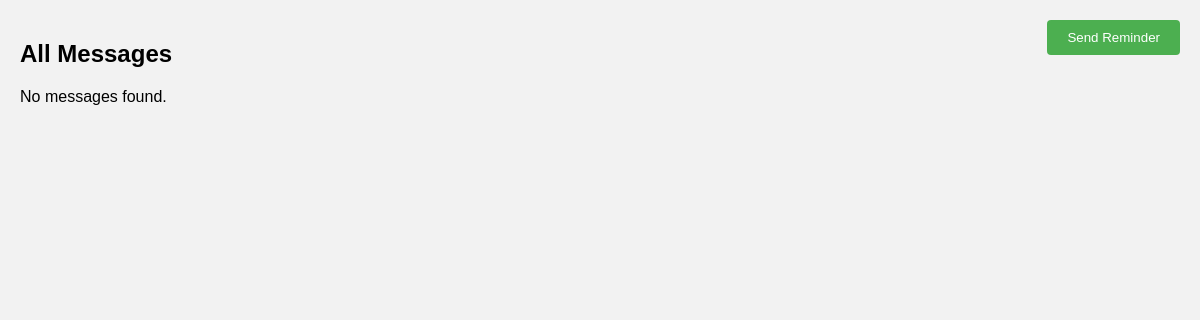
Before: /view_messages.php with the older database file.
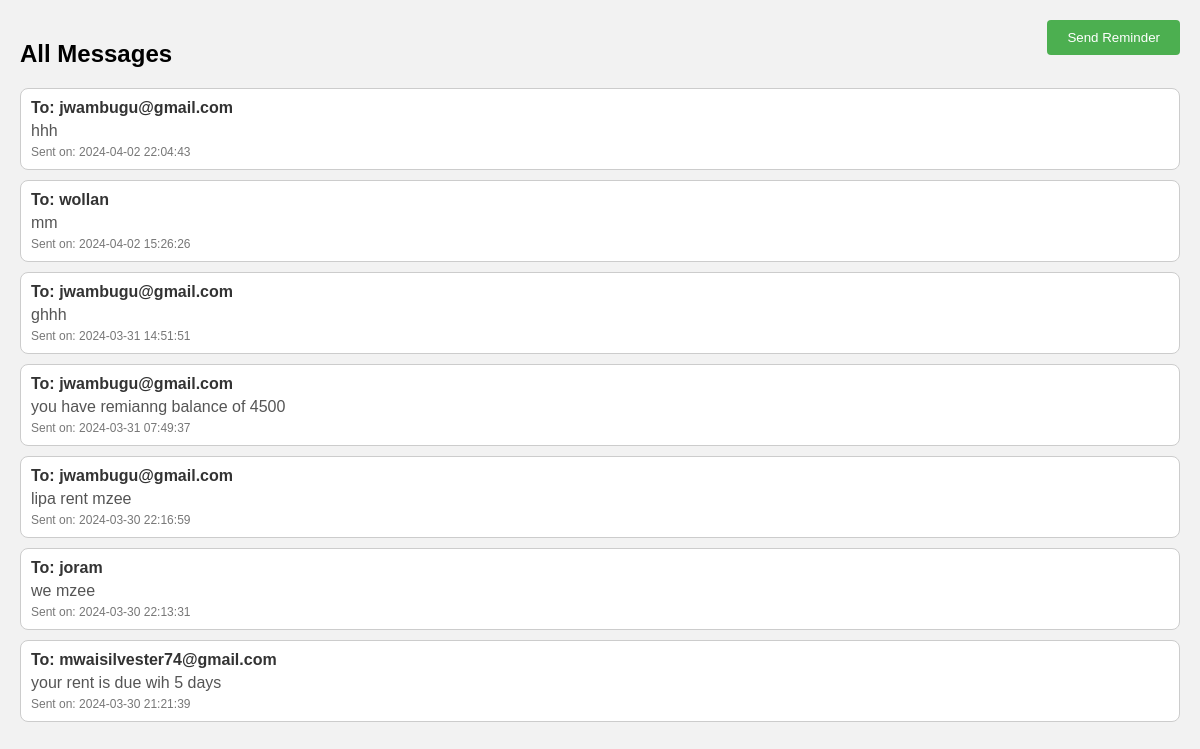
After: the same page with the newer database file.
### tables this page shows
CREATE TABLE `messages` (
  `message_id` int(11) NOT NULL,
  `receiver_id` int(11) DEFAULT NULL,
  `message` text DEFAULT NULL,
  `timestamp` timestamp NOT NULL DEFAULT current_timestamp()
);

CREATE TABLE `tenants_accounts` (
  `id` int(30) NOT NULL,
  `username` varchar(255) NOT NULL,
  `password` varchar(255) NOT NULL
);

### view_messages.php (the view, shortened to what this page needs)
<!DOCTYPE html>
<html lang="en">
<head>
</head>
<body>
    <h2>All Messages</h2>
    <?php
    include 'db_connect.php';
    $sql = "SELECT m.*, ta.username AS receiver_username
            FROM messages m
            INNER JOIN tenants_accounts ta ON m.receiver_id = ta.id
            ORDER BY m.timestamp DESC";
    $result = $conn->query($sql);
    if ($result->num_rows > 0) {
        while ($row = $result->fetch_assoc()) {
            $receiver_username = $row['receiver_username'];
            $message_content = $row['message'];
            $timestamp = $row['timestamp'];
    ?>
    <div class="message-container">
        <div class="message-header">To: <?php echo $receiver_username; ?></div>
        <div class="message-content"><?php echo $message_content; ?></div>
        <div class="message-timestamp">Sent on: <?php echo $timestamp; ?></div>
    </div>
    <?php
        }
    } else {
        echo "<p>No messages found.</p>";
    }
    ?>
    <div class="btn-container">
        <button class="btn" onclick="window.location.href = 'sending_messages.html';">Send Reminder</button>
    </div>
</body>
</html>

Changed rows visible on the page:
added messages: tenants_accounts.username "jwambugu@gmail.com", message "hhh", timestamp "2024-04-02 22:04:43"
added messages: tenants_accounts.username "wollan", message "mm", timestamp "2024-04-02 15:26:26"
added messages: tenants_accounts.username "jwambugu@gmail.com", message "ghhh", timestamp "2024-03-31 14:51:51"
added messages: tenants_accounts.username "jwambugu@gmail.com", message "you have remianng balance of 4500", timestamp "2024-03-31 07:49:37"
added messages: tenants_accounts.username "jwambugu@gmail.com", message "lipa rent mzee", timestamp "2024-03-30 22:16:59"
added messages: tenants_accounts.username "joram", message "we mzee", timestamp "2024-03-30 22:13:31"
added messages: tenants_accounts.username "mwaisilvester74@gmail.com", message "your rent is due wih 5 days", timestamp "2024-03-30 21:21:39"
Other visible differences:
text no longer shown: "No messages found."
